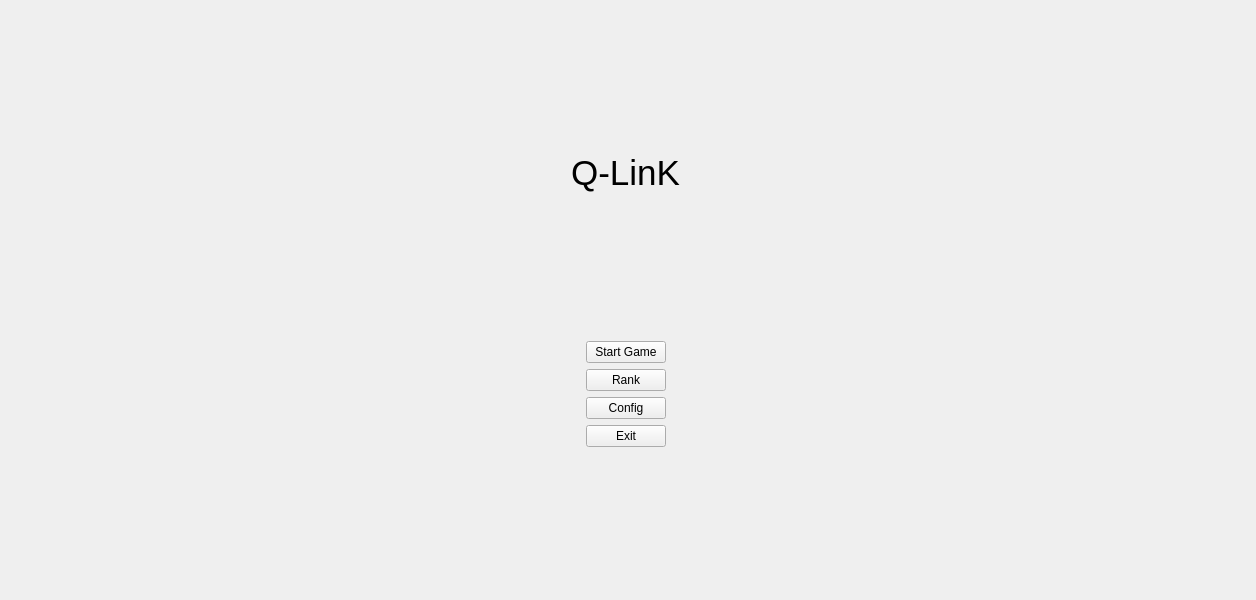
<?xml version="1.0" encoding="UTF-8"?>
<ui version="4.0">
 <class>Menu</class>
 <widget class="QWidget" name="Menu">
  <property name="geometry">
   <rect>
    <x>0</x>
    <y>0</y>
    <width>1256</width>
    <height>600</height>
   </rect>
  </property>
  <property name="minimumSize">
   <size>
    <width>800</width>
    <height>600</height>
   </size>
  </property>
  <property name="maximumSize">
   <size>
    <width>1920</width>
    <height>1080</height>
   </size>
  </property>
  <property name="contextMenuPolicy">
   <enum>Qt::NoContextMenu</enum>
  </property>
  <property name="windowTitle">
   <string>Menu</string>
  </property>
  <layout class="QVBoxLayout" name="verticalLayout_2">
   <property name="leftMargin">
    <number>6</number>
   </property>
   <item>
    <spacer name="verticalSpacer_2">
     <property name="orientation">
      <enum>Qt::Vertical</enum>
     </property>
     <property name="sizeHint" stdset="0">
      <size>
       <width>20</width>
       <height>40</height>
      </size>
     </property>
    </spacer>
   </item>
   <item>
    <widget class="QLabel" name="title">
     <property name="text">
      <string>&lt;html&gt;&lt;head/&gt;&lt;body&gt;&lt;p align=&quot;center&quot;&gt;&lt;span style=&quot; font-size:26pt;&quot;&gt;Q-LinK&lt;/span&gt;&lt;/p&gt;&lt;/body&gt;&lt;/html&gt;</string>
     </property>
    </widget>
   </item>
   <item>
    <spacer name="verticalSpacer_1">
     <property name="orientation">
      <enum>Qt::Vertical</enum>
     </property>
     <property name="sizeHint" stdset="0">
      <size>
       <width>20</width>
       <height>40</height>
      </size>
     </property>
    </spacer>
   </item>
   <item>
    <layout class="QHBoxLayout" name="horizontalLayout">
     <item>
      <spacer name="horizontalSpacer_1">
       <property name="orientation">
        <enum>Qt::Horizontal</enum>
       </property>
       <property name="sizeHint" stdset="0">
        <size>
         <width>40</width>
         <height>20</height>
        </size>
       </property>
      </spacer>
     </item>
     <item>
      <layout class="QVBoxLayout" name="verticalLayout_4">
       <item>
        <widget class="QPushButton" name="startButton">
         <property name="text">
          <string>Start Game</string>
         </property>
        </widget>
       </item>
       <item>
        <widget class="QPushButton" name="rankButton">
         <property name="text">
          <string>Rank</string>
         </property>
        </widget>
       </item>
       <item>
        <widget class="QPushButton" name="configButton">
         <property name="text">
          <string>Config</string>
         </property>
        </widget>
       </item>
       <item>
        <widget class="QPushButton" name="exitButton">
         <property name="text">
          <string>Exit</string>
         </property>
        </widget>
       </item>
      </layout>
     </item>
     <item>
      <spacer name="horizontalSpacer_2">
       <property name="orientation">
        <enum>Qt::Horizontal</enum>
       </property>
       <property name="sizeHint" stdset="0">
        <size>
         <width>40</width>
         <height>20</height>
        </size>
       </property>
      </spacer>
     </item>
    </layout>
   </item>
   <item>
    <spacer name="verticalSpacer_3">
     <property name="orientation">
      <enum>Qt::Vertical</enum>
     </property>
     <property name="sizeHint" stdset="0">
      <size>
       <width>20</width>
       <height>40</height>
      </size>
     </property>
    </spacer>
   </item>
  </layout>
 </widget>
 <resources/>
 <connections/>
</ui>
